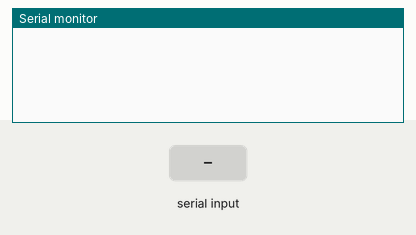
Bench run of a program on a simulated ESP32. On the bench: the last lines printed to the serial monitor. The test bench sets the inputs (shaded band). Nothing arrives over Bluetooth unless stated.

Above: at 1.2 s.
1.3 s: "1" received over the second serial link
At 2.5 s:
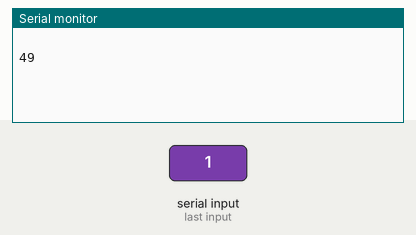
2.8 s: "0" received over the second serial link
At 4.0 s:
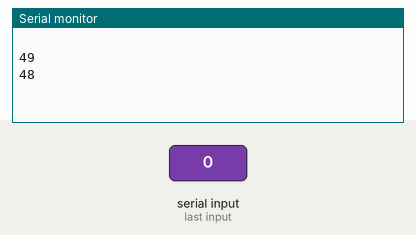
4.3 s: "2" received over the second serial link
At 5.0 s:
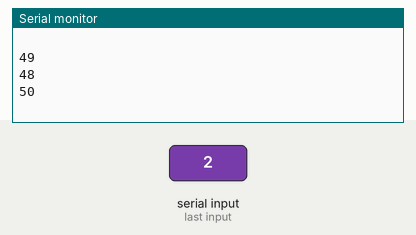

Measured:
- after the input at 1.3 s, the serial monitor: prints a new line at once (image 1)
- after the input at 2.8 s, the serial monitor: prints a new line at once (image 2)
- after the input at 4.3 s, the serial monitor: prints a new line at once (image 3)

The program:

main.cpp
```cpp
#include <Arduino.h>
#include <BluetoothSerial.h>

#include "./headers/KatBot.hpp"

// Check if Bluetooth is available
#if !defined(CONFIG_BT_ENABLED) || !defined(CONFIG_BLUEDROID_ENABLED)
#error Bluetooth is not enabled! Please run `make menuconfig` to and enable it
#endif

// Check Serial Port Profile
#if !defined(CONFIG_BT_SPP_ENABLED)
#error Serial Port Profile for Bluetooth is not available or not enabled. It is only available for the ESP32 chip.
#endif

KatBot kat;

void setup() {
}

void loop() {
  kat.CheckInputs();
  delay(20);
}
```

KatBot.cpp
```cpp
#include "./headers/KatBot.hpp"

void KatBot::InitBt() {
  this->m_bt.begin("Magnificent Tool Of Destruction", true);

  this->m_logger->println("Magnificent Tool Of Destruction has started\n");

  for (short i = 0; i < 1; ++i) {
    while (!this->m_bt.connect(addresses[i])) {
        this->m_logger->printf("Connecting to the controller n°%d . . .", i);
    }
  }

  this->m_logger->printf("Connected to all controllers !");
}

void KatBot::InitPins() {
    // empty atm, only the board
}

KatBot::KatBot() : KatBot(&Serial) {
    Serial.begin(9600);
}

KatBot::KatBot(Print* printer) : Device(printer) {
    InitBt();
    InitPins();
}

void KatBot::CheckInputs() {
  if (this->m_bt.available()) {
    this->m_logger->println(this->m_bt.read());
  }
}
```

KatBot.hpp
```cpp
#include "Device.hpp"

class KatBot : public Device {
    private:
        void InitBt();
        void InitPins();
        uint8_t addresses[1][8] = {
            {0x30,0x76,0xf5,0x90,0xe0,0x1A}
        };
    public :
        KatBot();
        void CheckInputs();
        KatBot(Print* printer);
};
```
